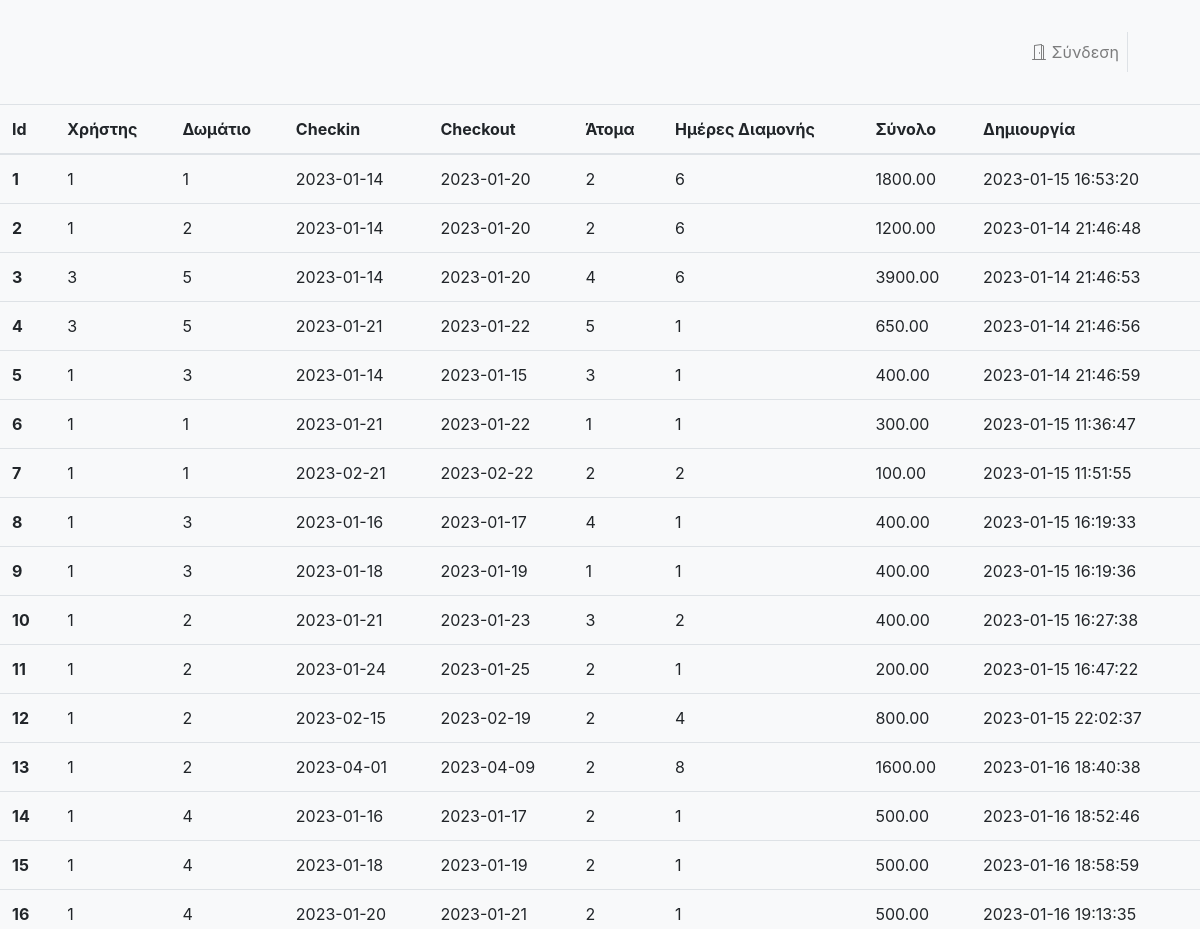
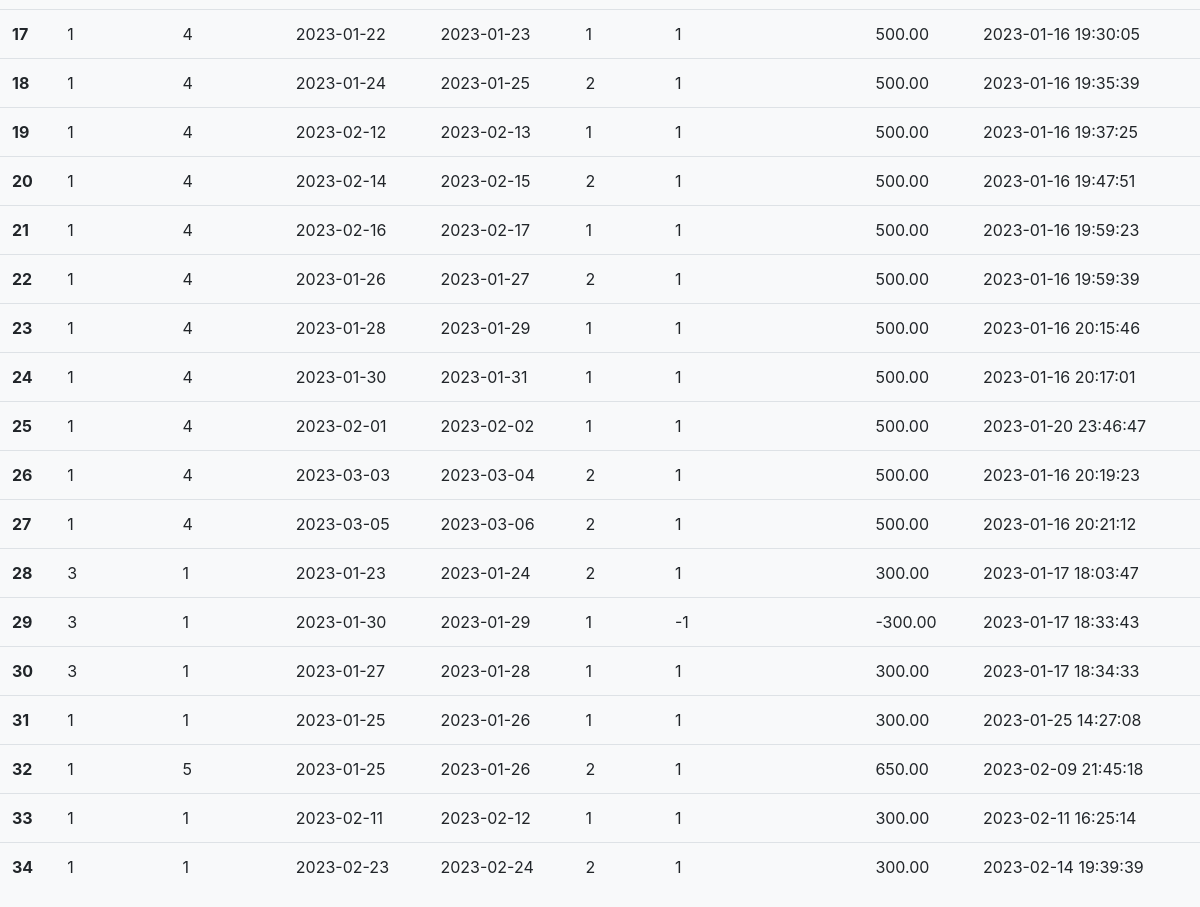
The page /Unipihotel/adminBookings.php on the database its author committed (2 pictures, top to bottom).
### tables this page shows
CREATE TABLE `bookings` (
  `id` int(11) NOT NULL,
  `userid` int(11) NOT NULL,
  `roomid` int(11) NOT NULL,
  `checkin` date NOT NULL,
  `checkout` date NOT NULL,
  `numberofguests` int(11) NOT NULL,
  `created` timestamp NOT NULL DEFAULT current_timestamp() ON UPDATE current_timestamp(),
  `numberofstays` int(11) NOT NULL,
  `totalprice` double(11,2) NOT NULL,
  `complete` int(10) NOT NULL
);

### Unipihotel/adminBookings.php (the view, shortened to what this page needs)
<!doctype html>
<html lang="en">
	<head>
		<link rel="stylesheet" href="https://cdn.jsdelivr.net/npm/bootstrap-icons@1.5.0/font/bootstrap-icons.css">
		<link rel="stylesheet" href="https://stackpath.bootstrapcdn.com/bootstrap/4.3.1/css/bootstrap.min.css">
	</head>
	<body class="bg-light">
		<?php include_once('adminNavbar.php')?>
        <?php include_once('db_conn.php')?>
		<br/>
        <table class="table table-hover">
            <thead>
                <tr>
                    <th scope="col">Id</th>
                    <th scope="col">Χρήστης</th>
                    <th scope="col">Δωμάτιο</th>
                    <th scope="col">Checkin</th>
                    <th scope="col">Checkout</th>
                    <th scope="col">Άτομα</th>
                    <th scope="col">Ημέρες Διαμονής</th>
                    <th scope="col">Σύνολο</th>
                    <th scope="col">Δημιουργία</th>
                </tr>
            </thead>
            <tbody>
		<?php
           $sql = "SELECT * FROM bookings WHERE complete=1 ";
           $result = $conn->query($sql);
           if ($result->num_rows > 0) {
            while($document = $result->fetch_assoc()) {
                echo '<tr>
                <th scope="row">'.$document['id'].'</th>
                <td>'.$document['userid'].'</td>
                <td>'.$document['roomid'].'</td>
                <td>'.$document['checkin'].'</td>
                <td>'.$document['checkout'].'</td>
                <td>'.$document['numberofguests'].'</td>
                <td>'.$document['numberofstays'].'</td>
                <td>'.$document['totalprice'].'</td>
                <td>'.$document['created'].'</td>
                </tr>';
            }
            echo'</tbody>
            </table>';
           }
        ?>
  </body>
</html>

### rows shown on the page
bookings: id "1", userid "1", roomid "1", checkin "2023-01-14", checkout "2023-01-20", numberofguests "2", numberofstays "6", totalprice "1800.00", created "2023-01-15 16:53:20"
bookings: id "2", userid "1", roomid "2", checkin "2023-01-14", checkout "2023-01-20", numberofguests "2", numberofstays "6", totalprice "1200.00", created "2023-01-14 21:46:48"
bookings: id "3", userid "3", roomid "5", checkin "2023-01-14", checkout "2023-01-20", numberofguests "4", numberofstays "6", totalprice "3900.00", created "2023-01-14 21:46:53"
bookings: id "4", userid "3", roomid "5", checkin "2023-01-21", checkout "2023-01-22", numberofguests "5", numberofstays "1", totalprice "650.00", created "2023-01-14 21:46:56"
bookings: id "5", userid "1", roomid "3", checkin "2023-01-14", checkout "2023-01-15", numberofguests "3", numberofstays "1", totalprice "400.00", created "2023-01-14 21:46:59"
bookings: id "6", userid "1", roomid "1", checkin "2023-01-21", checkout "2023-01-22", numberofguests "1", numberofstays "1", totalprice "300.00", created "2023-01-15 11:36:47"
bookings: id "7", userid "1", roomid "1", checkin "2023-02-21", checkout "2023-02-22", numberofguests "2", numberofstays "2", totalprice "100.00", created "2023-01-15 11:51:55"
bookings: id "8", userid "1", roomid "3", checkin "2023-01-16", checkout "2023-01-17", numberofguests "4", numberofstays "1", totalprice "400.00", created "2023-01-15 16:19:33"
bookings: id "9", userid "1", roomid "3", checkin "2023-01-18", checkout "2023-01-19", numberofguests "1", numberofstays "1", totalprice "400.00", created "2023-01-15 16:19:36"
bookings: id "10", userid "1", roomid "2", checkin "2023-01-21", checkout "2023-01-23", numberofguests "3", numberofstays "2", totalprice "400.00", created "2023-01-15 16:27:38"
bookings: id "11", userid "1", roomid "2", checkin "2023-01-24", checkout "2023-01-25", numberofguests "2", numberofstays "1", totalprice "200.00", created "2023-01-15 16:47:22"
bookings: id "12", userid "1", roomid "2", checkin "2023-02-15", checkout "2023-02-19", numberofguests "2", numberofstays "4", totalprice "800.00", created "2023-01-15 22:02:37"
bookings: id "13", userid "1", roomid "2", checkin "2023-04-01", checkout "2023-04-09", numberofguests "2", numberofstays "8", totalprice "1600.00", created "2023-01-16 18:40:38"
bookings: id "14", userid "1", roomid "4", checkin "2023-01-16", checkout "2023-01-17", numberofguests "2", numberofstays "1", totalprice "500.00", created "2023-01-16 18:52:46"
bookings: id "15", userid "1", roomid "4", checkin "2023-01-18", checkout "2023-01-19", numberofguests "2", numberofstays "1", totalprice "500.00", created "2023-01-16 18:58:59"
bookings: id "16", userid "1", roomid "4", checkin "2023-01-20", checkout "2023-01-21", numberofguests "2", numberofstays "1", totalprice "500.00", created "2023-01-16 19:13:35"
bookings: id "17", userid "1", roomid "4", checkin "2023-01-22", checkout "2023-01-23", numberofguests "1", numberofstays "1", totalprice "500.00", created "2023-01-16 19:30:05"
bookings: id "18", userid "1", roomid "4", checkin "2023-01-24", checkout "2023-01-25", numberofguests "2", numberofstays "1", totalprice "500.00", created "2023-01-16 19:35:39"
bookings: id "19", userid "1", roomid "4", checkin "2023-02-12", checkout "2023-02-13", numberofguests "1", numberofstays "1", totalprice "500.00", created "2023-01-16 19:37:25"
bookings: id "20", userid "1", roomid "4", checkin "2023-02-14", checkout "2023-02-15", numberofguests "2", numberofstays "1", totalprice "500.00", created "2023-01-16 19:47:51"
bookings: id "21", userid "1", roomid "4", checkin "2023-02-16", checkout "2023-02-17", numberofguests "1", numberofstays "1", totalprice "500.00", created "2023-01-16 19:59:23"
bookings: id "22", userid "1", roomid "4", checkin "2023-01-26", checkout "2023-01-27", numberofguests "2", numberofstays "1", totalprice "500.00", created "2023-01-16 19:59:39"
bookings: id "23", userid "1", roomid "4", checkin "2023-01-28", checkout "2023-01-29", numberofguests "1", numberofstays "1", totalprice "500.00", created "2023-01-16 20:15:46"
bookings: id "24", userid "1", roomid "4", checkin "2023-01-30", checkout "2023-01-31", numberofguests "1", numberofstays "1", totalprice "500.00", created "2023-01-16 20:17:01"
bookings: id "25", userid "1", roomid "4", checkin "2023-02-01", checkout "2023-02-02", numberofguests "1", numberofstays "1", totalprice "500.00", created "2023-01-20 23:46:47"
bookings: id "26", userid "1", roomid "4", checkin "2023-03-03", checkout "2023-03-04", numberofguests "2", numberofstays "1", totalprice "500.00", created "2023-01-16 20:19:23"
bookings: id "27", userid "1", roomid "4", checkin "2023-03-05", checkout "2023-03-06", numberofguests "2", numberofstays "1", totalprice "500.00", created "2023-01-16 20:21:12"
bookings: id "28", userid "3", roomid "1", checkin "2023-01-23", checkout "2023-01-24", numberofguests "2", numberofstays "1", totalprice "300.00", created "2023-01-17 18:03:47"
bookings: id "29", userid "3", roomid "1", checkin "2023-01-30", checkout "2023-01-29", numberofguests "1", numberofstays "-1", totalprice "-300.00", created "2023-01-17 18:33:43"
bookings: id "30", userid "3", roomid "1", checkin "2023-01-27", checkout "2023-01-28", numberofguests "1", numberofstays "1", totalprice "300.00", created "2023-01-17 18:34:33"
bookings: id "31", userid "1", roomid "1", checkin "2023-01-25", checkout "2023-01-26", numberofguests "1", numberofstays "1", totalprice "300.00", created "2023-01-25 14:27:08"
bookings: id "32", userid "1", roomid "5", checkin "2023-01-25", checkout "2023-01-26", numberofguests "2", numberofstays "1", totalprice "650.00", created "2023-02-09 21:45:18"
bookings: id "33", userid "1", roomid "1", checkin "2023-02-11", checkout "2023-02-12", numberofguests "1", numberofstays "1", totalprice "300.00", created "2023-02-11 16:25:14"
bookings: id "34", userid "1", roomid "1", checkin "2023-02-23", checkout "2023-02-24", numberofguests "2", numberofstays "1", totalprice "300.00", created "2023-02-14 19:39:39"
